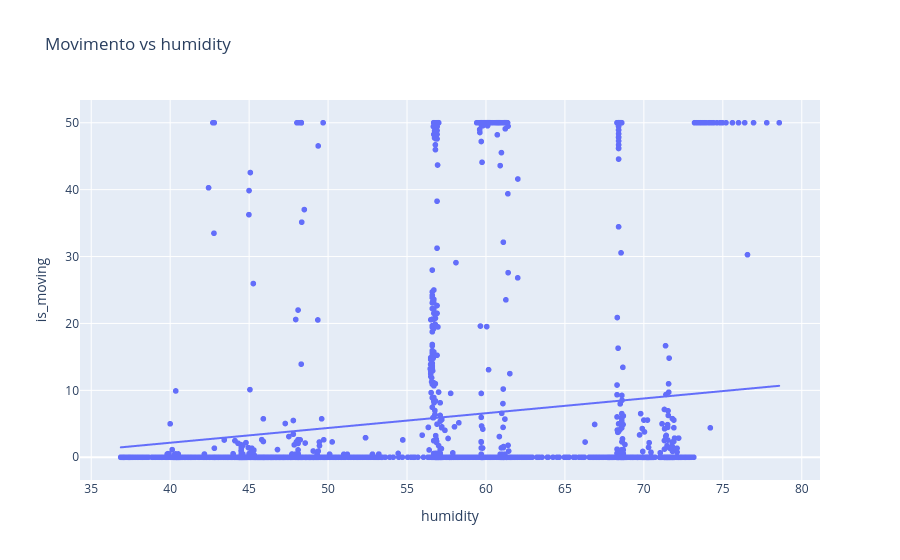
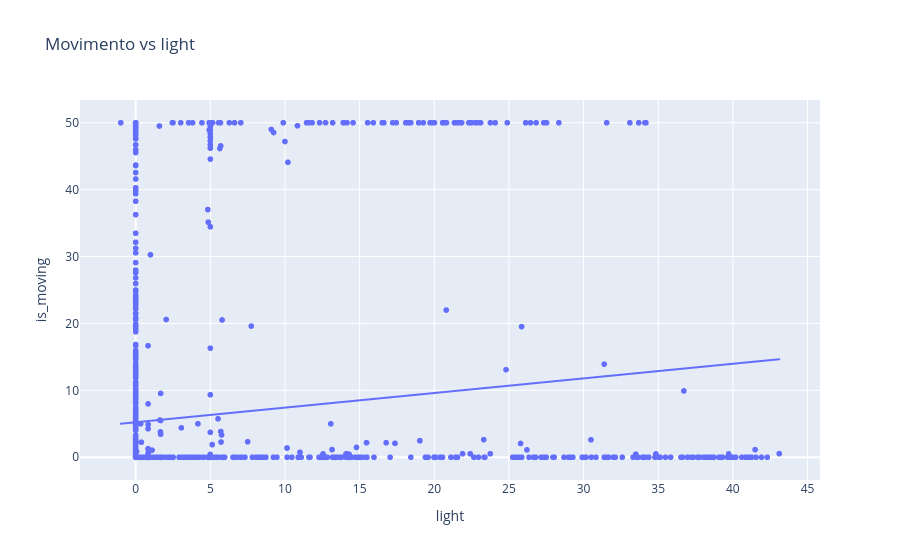
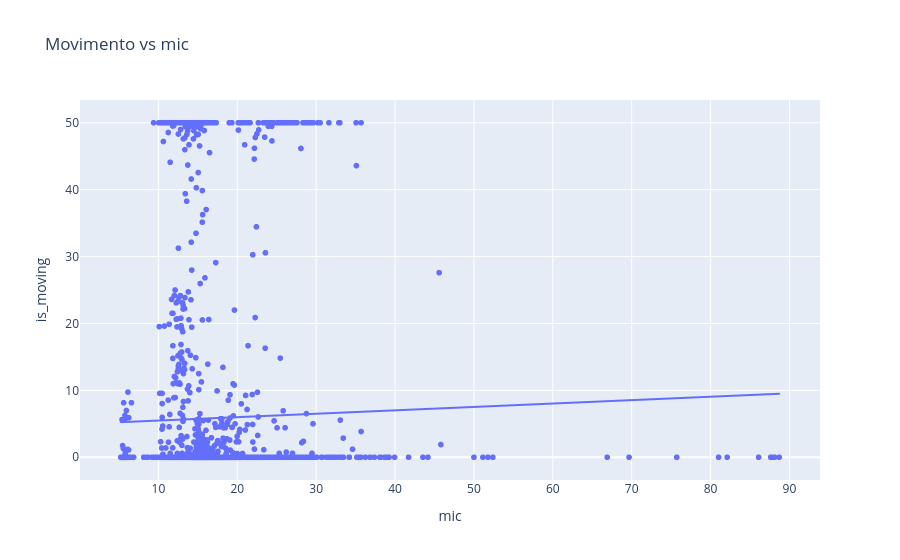
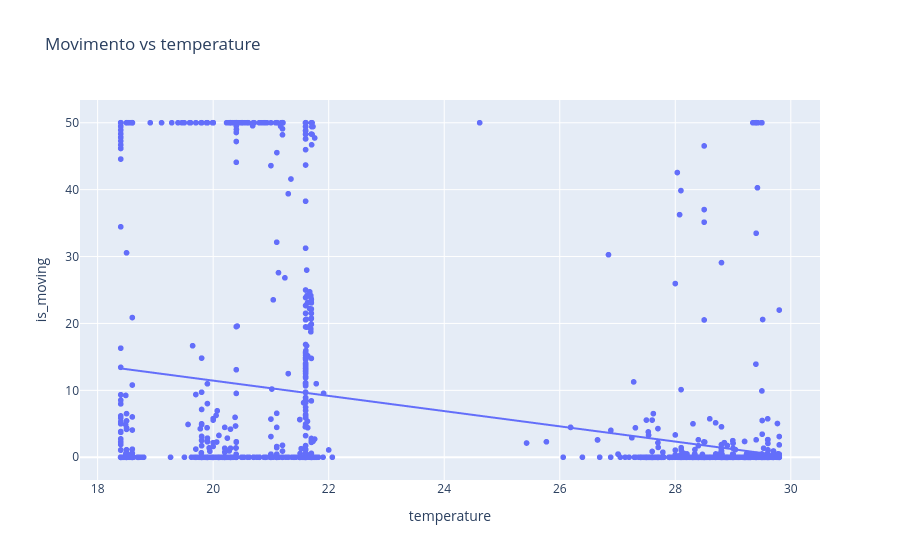

The code cell stored with these charts, in order, in its notebook:
### Code cell
# 3. Scatter plot movimento vs ogni variabile
for col in ["humidity", "light", "mic", "temperature"]:
    fig_scatter = px.scatter(df_all, x=col, y="is_moving", trendline="ols",
                             title=f"Movimento vs {col}")
    fig_scatter.show()

### Figure 1 — Plotly figure (JSON) as saved in the notebook; plotly's stock layout.template omitted (floating-point values rounded to 4 significant figures; data arrays with more than 128 entries replaced by an {"elided": "..."} marker saying what was removed)
{"data": [{"hovertemplate": "humidity=%{x}<br>is_moving=%{y}<extra></extra>", "legendgroup": "", "marker": {"color": "#636efa", "symbol": "circle"}, "mode": "markers", "name": "", "showlegend": false, "type": "scattergl", "x": {"elided": "3240 float values"}, "xaxis": "x", "y": {"elided": "3240 float values"}, "yaxis": "y"}, {"hovertemplate": "<b>OLS trendline</b><br>is_moving = 0.220626 * humidity + -6.65599<br>R<sup>2</sup>=0.025676<br><br>humidity=%{x}<br>is_moving=%{y} <b>(trend)</b><extra></extra>", "legendgroup": "", "marker": {"color": "#636efa", "symbol": "circle"}, "mode": "lines", "name": "", "showlegend": false, "type": "scattergl", "x": {"elided": "3240 float values"}, "xaxis": "x", "y": {"elided": "3240 float values"}, "yaxis": "y"}], "layout": {"legend": {"tracegroupgap": 0}, "title": {"text": "Movimento vs humidity"}, "xaxis": {"anchor": "y", "domain": [0, 1], "title": {"text": "humidity"}}, "yaxis": {"anchor": "x", "domain": [0, 1], "title": {"text": "is_moving"}}}}

### Figure 2 — Plotly figure (JSON) as saved in the notebook; plotly's stock layout.template omitted (floating-point values rounded to 4 significant figures; data arrays with more than 128 entries replaced by an {"elided": "..."} marker saying what was removed)
{"data": [{"hovertemplate": "light=%{x}<br>is_moving=%{y}<extra></extra>", "legendgroup": "", "marker": {"color": "#636efa", "symbol": "circle"}, "mode": "markers", "name": "", "showlegend": false, "type": "scattergl", "x": {"elided": "3240 float values"}, "xaxis": "x", "y": {"elided": "3240 float values"}, "yaxis": "y"}, {"hovertemplate": "<b>OLS trendline</b><br>is_moving = 0.218499 * light + 5.23242<br>R<sup>2</sup>=0.011464<br><br>light=%{x}<br>is_moving=%{y} <b>(trend)</b><extra></extra>", "legendgroup": "", "marker": {"color": "#636efa", "symbol": "circle"}, "mode": "lines", "name": "", "showlegend": false, "type": "scattergl", "x": {"elided": "3240 float values"}, "xaxis": "x", "y": {"elided": "3240 float values"}, "yaxis": "y"}], "layout": {"legend": {"tracegroupgap": 0}, "title": {"text": "Movimento vs light"}, "xaxis": {"anchor": "y", "domain": [0, 1], "title": {"text": "light"}}, "yaxis": {"anchor": "x", "domain": [0, 1], "title": {"text": "is_moving"}}}}

### Figure 3 — Plotly figure (JSON) as saved in the notebook; plotly's stock layout.template omitted (floating-point values rounded to 4 significant figures; data arrays with more than 128 entries replaced by an {"elided": "..."} marker saying what was removed)
{"data": [{"hovertemplate": "mic=%{x}<br>is_moving=%{y}<extra></extra>", "legendgroup": "", "marker": {"color": "#636efa", "symbol": "circle"}, "mode": "markers", "name": "", "showlegend": false, "type": "scattergl", "x": {"elided": "3240 float values"}, "xaxis": "x", "y": {"elided": "3240 float values"}, "yaxis": "y"}, {"hovertemplate": "<b>OLS trendline</b><br>is_moving = 0.0508844 * mic + 4.97666<br>R<sup>2</sup>=0.000403<br><br>mic=%{x}<br>is_moving=%{y} <b>(trend)</b><extra></extra>", "legendgroup": "", "marker": {"color": "#636efa", "symbol": "circle"}, "mode": "lines", "name": "", "showlegend": false, "type": "scattergl", "x": {"elided": "3240 float values"}, "xaxis": "x", "y": {"elided": "3240 float values"}, "yaxis": "y"}], "layout": {"legend": {"tracegroupgap": 0}, "title": {"text": "Movimento vs mic"}, "xaxis": {"anchor": "y", "domain": [0, 1], "title": {"text": "mic"}}, "yaxis": {"anchor": "x", "domain": [0, 1], "title": {"text": "is_moving"}}}}

### Figure 4 — Plotly figure (JSON) as saved in the notebook; plotly's stock layout.template omitted (floating-point values rounded to 4 significant figures; data arrays with more than 128 entries replaced by an {"elided": "..."} marker saying what was removed)
{"data": [{"hovertemplate": "temperature=%{x}<br>is_moving=%{y}<extra></extra>", "legendgroup": "", "marker": {"color": "#636efa", "symbol": "circle"}, "mode": "markers", "name": "", "showlegend": false, "type": "scattergl", "x": {"elided": "3240 float values"}, "xaxis": "x", "y": {"elided": "3240 float values"}, "yaxis": "y"}, {"hovertemplate": "<b>OLS trendline</b><br>is_moving = -1.13894 * temperature + 34.2336<br>R<sup>2</sup>=0.106373<br><br>temperature=%{x}<br>is_moving=%{y} <b>(trend)</b><extra></extra>", "legendgroup": "", "marker": {"color": "#636efa", "symbol": "circle"}, "mode": "lines", "name": "", "showlegend": false, "type": "scattergl", "x": {"elided": "3240 float values"}, "xaxis": "x", "y": {"elided": "3240 float values"}, "yaxis": "y"}], "layout": {"legend": {"tracegroupgap": 0}, "title": {"text": "Movimento vs temperature"}, "xaxis": {"anchor": "y", "domain": [0, 1], "title": {"text": "temperature"}}, "yaxis": {"anchor": "x", "domain": [0, 1], "title": {"text": "is_moving"}}}}
